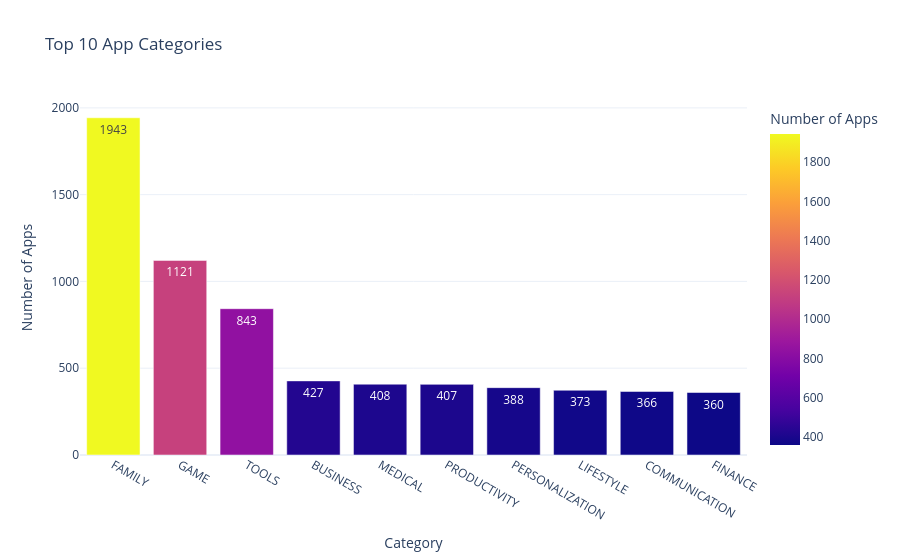

Source (notebook cell):
### Markdown cell above
##### The interactive scatter plot shows a wide variation in the number of installs across different app sizes, indicating no strong linear relationship between app size and popularity. Apps of both small and large sizes can achieve high installation counts, suggesting that factors such as app quality, ratings, category, and user demand have a greater influence on downloads than size alone. The logarithmic scale highlights that highly downloaded apps are distributed across a broad range of sizes. Overall, app size is not a reliable predictor of install count, emphasizing the importance of delivering valuable features and a positive user experience rather than focusing solely on application size.

### Code cell
category_counts = (
    app["Category"]
    .value_counts()
    .head(10)
    .reset_index()
)

category_counts.columns = ["Category", "Number of Apps"]

fig = px.bar(
    category_counts,
    x="Category",
    y="Number of Apps",
    color="Number of Apps",
    text="Number of Apps",
    title="Top 10 App Categories"
)

fig.update_layout(
    template="plotly_white",
    xaxis_title="Category",
    yaxis_title="Number of Apps"
)

fig.show()

### Figure 1 — Plotly figure (JSON) as saved in the notebook; plotly's stock layout.template omitted (floating-point values rounded to 4 significant figures)
{"data": [{"hovertemplate": "Category=%{x}<br>Number of Apps=%{marker.color}<extra></extra>", "legendgroup": "", "marker": {"color": [1943, 1121, 843, 427, 408, 407, 388, 373, 366, 360], "coloraxis": "coloraxis", "pattern": {"shape": ""}}, "name": "", "orientation": "v", "showlegend": false, "text": [1943.0, 1121.0, 843.0, 427.0, 408.0, 407.0, 388.0, 373.0, 366.0, 360.0], "textposition": "auto", "type": "bar", "x": ["FAMILY", "GAME", "TOOLS", "BUSINESS", "MEDICAL", "PRODUCTIVITY", "PERSONALIZATION", "LIFESTYLE", "COMMUNICATION", "FINANCE"], "xaxis": "x", "y": [1943, 1121, 843, 427, 408, 407, 388, 373, 366, 360], "yaxis": "y"}], "layout": {"barmode": "relative", "coloraxis": {"colorbar": {"title": {"text": "Number of Apps"}}, "colorscale": [[0, "#0d0887"], [0.1111, "#46039f"], [0.2222, "#7201a8"], [0.3333, "#9c179e"], [0.4444, "#bd3786"], [0.5556, "#d8576b"], [0.6667, "#ed7953"], [0.7778, "#fb9f3a"], [0.8889, "#fdca26"], [1, "#f0f921"]]}, "legend": {"tracegroupgap": 0}, "title": {"text": "Top 10 App Categories"}, "xaxis": {"anchor": "y", "domain": [0, 1], "title": {"text": "Category"}}, "yaxis": {"anchor": "x", "domain": [0, 1], "title": {"text": "Number of Apps"}}}}
